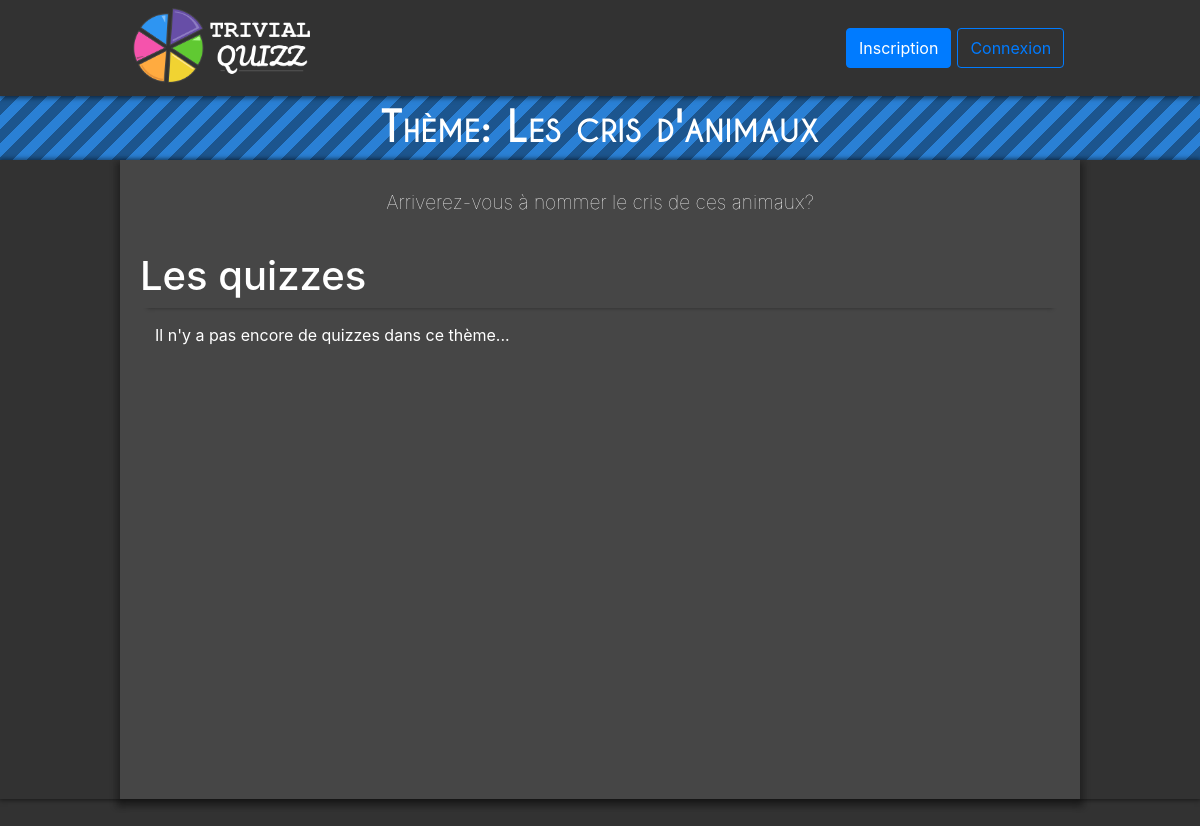
/quizz.php?theme=1, run on the app's committed database.
### tables this page shows
CREATE TABLE theme
(
  th_id INTEGER NOT NULL PRIMARY KEY AUTO_INCREMENT,
  th_nom VARCHAR(50) NOT NULL,
  th_couleur VARCHAR(7) NOT NULL,
  th_description VARCHAR(500),
  th_is_principal BIT(1)
);

### include/functions.php (called while the page is built, shortened)
<?php
  function tryQueryBDD($bdd, $sql)
  {
    try {
      $request = $bdd -> query($sql);
      $result = $request -> fetchAll();
      if(empty($result)) {
        return null;
      }
      else {
        return $result;
      }
    } catch (\Exception $e) {
      return null;
    }
  }
  function loadThemeFromSQLResult($result)
  {
    $_THEME["id"] = $result["th_id"];
    $_THEME["nom"] = $result["th_nom"];
    $_THEME["desc"] = $result["th_description"];
    $_THEME["couleur"] = $result["th_couleur"];
    $_THEME["is_Principal"] = $result["th_is_principal"];
    return $_THEME;
  }
  function tryLoadTheme($bdd, $idTheme)
  {
    $data = tryQueryBDD($bdd, "SELECT * FROM theme WHERE th_id = $idTheme");
    return loadThemeFromSQLResult($data[0]);
  }
?>

### quizz.php (the view, shortened to what this page needs)
<?php
  require_once "include/functions.php";
  require_once "include/liaisonbdd.php";
  $theme = tryLoadTheme($bdd,$_GET["theme"]);
  $quizzes = getAllQuizzesInfosOfTheme($bdd,$theme['id']);
  $nbrQuestByQuizz = getNumbersOfQuestionsOfQuizzes($bdd, $theme['id']);
  $quizzesDuration = getAllQuizzesDuration($bdd, $theme['id']);
  $scoresGlobaux = getScoreGlobaux($bdd, $theme['id']);
  $scoresPerso = (!empty($_SESSION) && isset($_SESSION['pseudo'])) ? getScorePerso($bdd, $theme['id'], $_SESSION['pseudo']) : null;
?>
<!DOCTYPE html>
<html lang="en" dir="ltr">
  <head>
    <link rel="stylesheet" type="text/css" href="css/style-quizz.css">
    <link rel="stylesheet" type="text/css" href="css/card-2.css">
  </head>
  <body>
    <?php require_once "include/navbar.php" ?>
    <section class="bandeau-principal fond-bleu">
      Thème: <?=$theme['nom']?>
    </section>
    <section class="cadre-global">
      <div class="cadre-central">
        <article id="quizz-description" class="center ">
          <p><?=$theme['desc']?></p>
        </article>
        <article>
          <div class="titre1">
            <h1>Les quizzes</h1>
          </div>
          <article class="container">
          <?php
          if(!empty($quizzes))
          {
            ?>
            <div class="card-columns">
              <?php
              foreach ($quizzes as $quizz) {
                if(!empty($nbrQuestByQuizz[$quizz['id']])){
                  ?>
                  <div id="quizz<?=$quizz['id']?>" class="card card-quizz trianglify-background ripple-container dynamic-shadow">
                    <div class="card-body">
                      <h3><?=$quizz['nom']?></h3>
                        <p>Nombre de questions: <span class="badge badge-pill badge-info"><?=$nbrQuestByQuizz[$quizz['id']]?></span><br>
                          Durée: <span class="badge badge-pill badge-info"><?=formatTimeToString($quizzesDuration[$quizz['id']]['temps']*(1-5*$quizzesDuration[$quizz['id']]['malus']/100))?></span>
                          - <span class="badge badge-pill badge-info"><?=formatTimeToString($quizzesDuration[$quizz['id']]['temps'])?></span>
                        </p>
                        <p>
                        <?php
                          if($scoresGlobaux[$quizz['id']]['point'] != -1){
                            ?>
                            <i class="fa fa-trophy" aria-hidden="true"></i>&nbsp; Meilleur score global: <span class="badge badge-pill badge-danger"><?=$scoresGlobaux[$quizz['id']]['point']." (".formatTimeToString($scoresGlobaux[$quizz['id']]['temps']).")"?></span><br>
                            <?php
                            if($isConnected &&  $scoresPerso[$quizz['id']]['point'] != -1){
                              ?>
                              <i class="fa fa-star" aria-hidden="true"></i>&nbsp; Meilleur score perso: <span class="badge badge-pill badge-warning"><?=$scoresPerso[$quizz['id']]['point']." (".formatTimeToString($scoresPerso[$quizz['id']]['temps']).")"?></span>
                              <?php
                            }
                          }
                        ?>
                      </p>
                      <p><?=$quizz['desc']?></p>
                    </div>
                  </div>
                  <?php
                }
              }
              ?>
            </div>
            <?php
          }else{
            ?>
            <p>Il n'y a pas encore de quizzes dans ce thème...</p>
            <?php
          }
          ?>
          </article>
        </article>
      </div>
    </section>
    <section id="quizz-container">
    </section>
  </body>
</html>

### css/style-base.css (style rules this page uses)
:root { --navbar-height: 95px; }
.center { display: flex; justify-content: center; align-items: center; }
.bandeau-principal { height: 65px; text-align: center; justify-content: center; align-items: center; font-size: 2.7rem; font-variant: small-caps; font-family: "CaviarDreams"; font-weight: bold; }
.fond-bleu { color: white; background: repeating-linear-gradient(-45deg, #1C558E, 10px, #2A80D5 10px, #2A80D5 20px); }
html { margin-top: var(--navbar-height); }
.cadre-global { box-shadow: 0px 0px 5px 1px rgba(0, 0, 0, .55); display: flex; width: auto; justify-content: center; background-color: rgb(50,50,50); min-height: calc(100vh - 1.7*var(--navbar-height)); }
body { background-color: rgb(50,50,50) !important; overflow-x: hidden; width: 100vw; }
.cadre-central { box-shadow: 2px 5px 6px 3px rgba(0, 0, 0, .2), -2px 5px 6px 3px rgba(0, 0, 0, .2); width: 70%; height: 100%; padding: 10px 20px 15px 20px; background-color: rgb(70,70,70); color: white; min-height: calc(100vh - 1.7*var(--navbar-height)); }
.titre1, .titre2 { display: flex; flex-flow: row nowrap; justify-content: space-between; }
.titre1 { font-size: 2.5rem; box-shadow: 0px 7px 4px -7px rgba(0,0,0,.4); margin-bottom: 15px; }
@media (min-width: 768px) and (max-width: 1200px) { .navbar-center, .cadre-central { width: 80% !important; } }
@media (min-width: 768px) and (max-width: 1200px) { .titre1 { font-size: 2rem; } }

### css/style-quizz.css (style rules this page uses)
body { background-size: 100% 100%; height: 100vh; }
#quizz-description { padding: 2%; font-size: 1.2rem; font-weight: lighter; }
#quizz-container { position: fixed; width: 100%; height: calc(100vh - var(--navbar-height)); }

### data on the page
theme: th_nom "Les cris d'animaux", th_description "Arriverez-vous à nommer le cris de ces animaux?"
